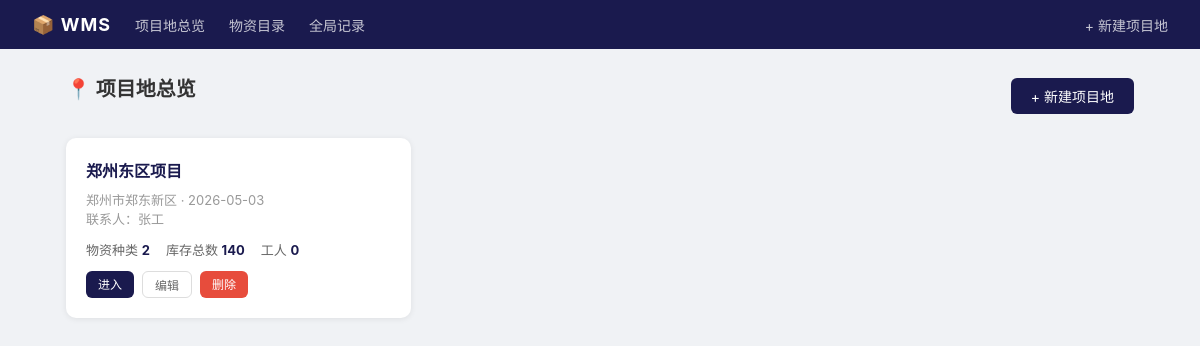
Before: / with the older database file.
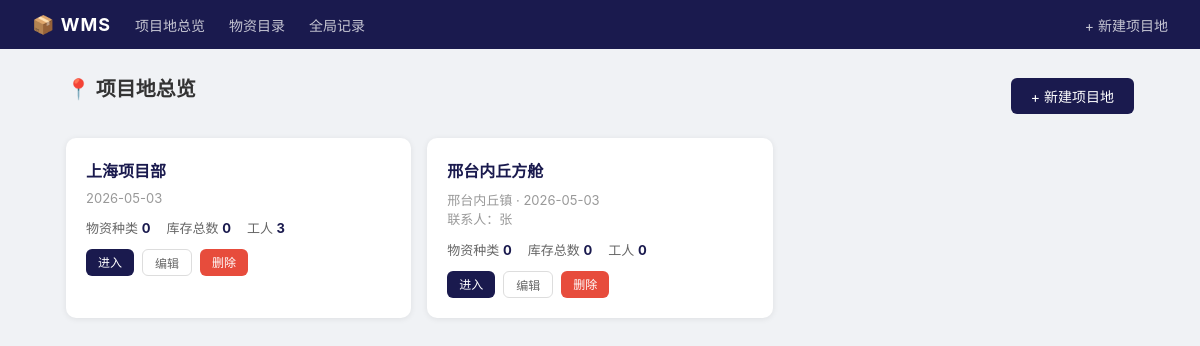
After: the same page with the newer database file.
### tables this page shows
CREATE TABLE sites (
            id INTEGER PRIMARY KEY AUTOINCREMENT,
            name TEXT UNIQUE NOT NULL,
            location TEXT DEFAULT '',
            contact TEXT DEFAULT '',
            created TEXT NOT NULL
        );

### app.py (the view)
@app.route("/")
def index():
    conn = get_db()
    sites = conn.execute("""
        SELECT s.*,
               COALESCE(SUM(i.quantity),0) AS total_items,
               COUNT(DISTINCT i.material_id) AS total_types,
               (SELECT COUNT(*) FROM workers WHERE site_id = s.id) AS total_workers
        FROM sites s
        LEFT JOIN inventory i ON i.site_id = s.id
        GROUP BY s.id
        ORDER BY s.id
    """).fetchall()
    conn.close()
    return render_template("index.html", sites=sites)

### app.py (called while the page is built)
def get_db():
    conn = sqlite3.connect(DB_PATH)
    conn.row_factory = sqlite3.Row
    conn.execute("PRAGMA foreign_keys = ON")
    return conn

### templates/index.html (shortened to what this page needs)
{% extends "base.html" %}
{% block content %}
<div style="display:flex;justify-content:space-between;align-items:center;margin-bottom:20px">
    <div class="page-title">📍 项目地总览</div>
    <a href="{{ url_for('site_add') }}" class="btn btn-primary">+ 新建项目地</a>
</div>
{% if sites %}
<div class="grid-3">
    {% for s in sites %}
    <div class="site-card">
        <h3>
            <a href="{{ url_for('site_detail', id=s.id) }}" style="color:#1a1a4e;text-decoration:none">
                {{ s.name }}
            </a>
        </h3>
        <div class="meta">
            {% if s.location %}{{ s.location }} · {% endif %}
            {{ s.created }}
        </div>
        {% if s.contact %}<div class="meta">联系人：{{ s.contact }}</div>{% endif %}
        <div class="stats">
            <span>物资种类 <strong>{{ s.total_types }}</strong></span>
            <span>库存总数 <strong>{{ s.total_items }}</strong></span>
            <span>工人 <strong>{{ s.total_workers }}</strong></span>
        </div>
        <div class="actions">
            <a href="{{ url_for('site_detail', id=s.id) }}" class="btn btn-primary btn-sm">进入</a>
            <a href="{{ url_for('site_edit', id=s.id) }}" class="btn btn-outline btn-sm">编辑</a>
            <a href="{{ url_for('site_delete', id=s.id) }}" class="btn btn-red btn-sm"
               onclick="return confirm('确认删除项目地「{{ s.name }}」？所有库存数据将一并删除。')">删除</a>
        </div>
    </div>
    {% endfor %}
</div>
{% endif %}
{% endblock %}

Changed rows visible on the page:
changed sites: name "郑州东区项目" → "上海项目部"; total_types "2" → "0"; total_items "140" → "0"; total_workers "0" → "3"; location "郑州市郑东新区" → (not shown); contact "张工" → (not shown)
added sites: name "邢台内丘方舱", location "邢台内丘镇", created "2026-05-03", contact "张", total_types "0", total_items "0", total_workers "0"
